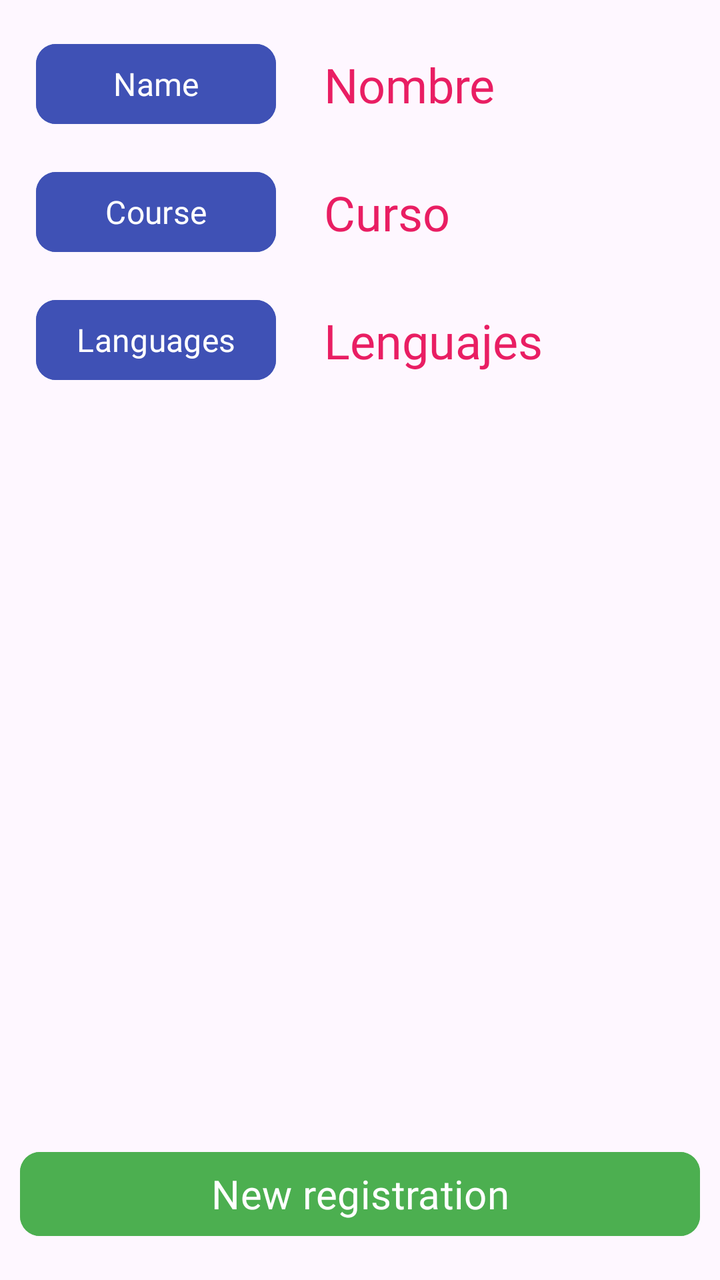
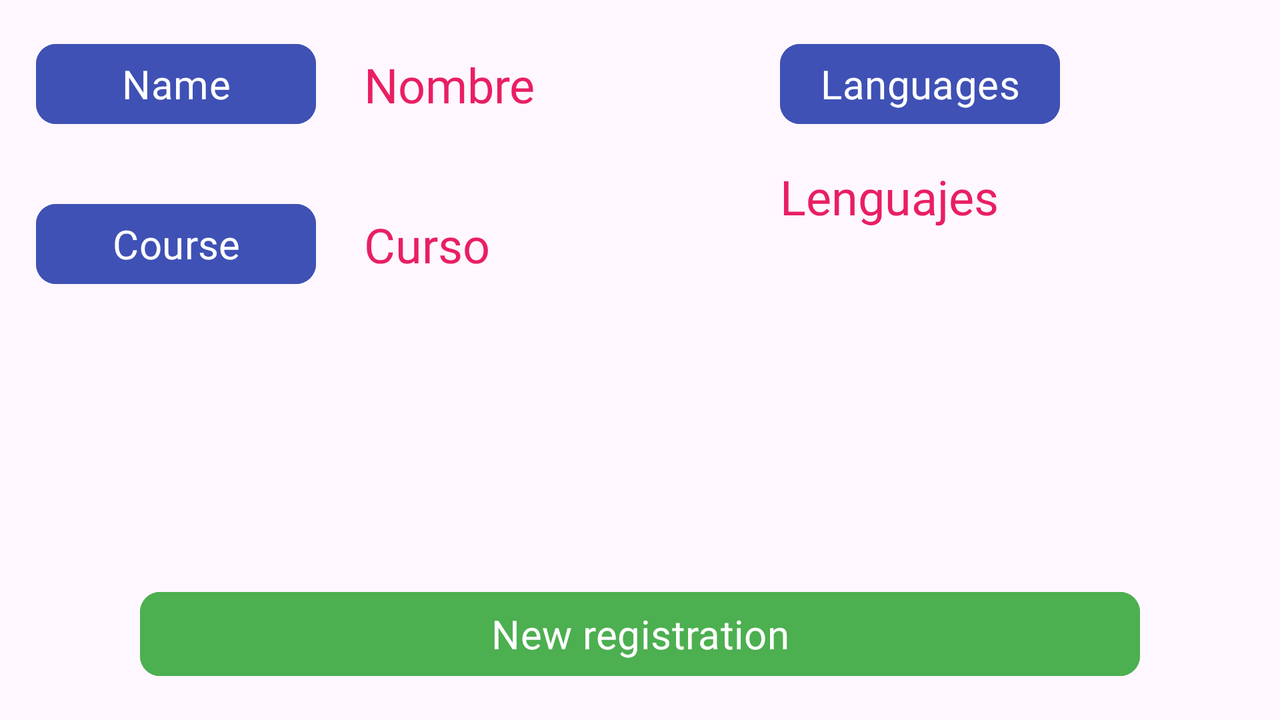

One screen, two layout resources from the same app: the default and the repository's alternative for another configuration. Each is rendered where Android would select it; the XML of both is given below.
<!-- AndroidManifest.xml: application theme Theme.FichaPersonal -->
<!-- res/layout/activity_main.xml -->
<?xml version="1.0" encoding="utf-8"?>
<androidx.constraintlayout.widget.ConstraintLayout xmlns:android="http://schemas.android.com/apk/res/android"
    xmlns:app="http://schemas.android.com/apk/res-auto"
    xmlns:tools="http://schemas.android.com/tools"
    android:layout_width="match_parent"
    android:layout_height="match_parent"
    android:padding="10dp"
    tools:context=".MainActivity">

    <Button
        android:id="@+id/btnNombre"
        android:layout_width="120dp"
        android:layout_height="wrap_content"
        android:layout_marginStart="8dp"
        android:layout_marginTop="8dp"
        android:backgroundTint="@color/botones"
        android:fontFamily="@font/nanum_gothic"
        android:padding="0dp"
        android:text="@string/btnNombre"
        android:textColor="@color/white"
        android:textSize="16sp"
        app:cornerRadius="10dp"
        app:layout_constraintStart_toStartOf="parent"
        app:layout_constraintTop_toTopOf="parent" />

    <Button
        android:id="@+id/btnCurso"
        android:layout_width="120dp"
        android:layout_height="wrap_content"
        android:layout_marginTop="16dp"
        android:backgroundTint="@color/botones"
        android:fontFamily="@font/nanum_gothic"
        android:padding="0dp"
        android:text="@string/btnCurso"
        android:textColor="@color/white"
        android:textSize="16sp"
        app:cornerRadius="10dp"
        app:layout_constraintStart_toStartOf="@+id/btnNombre"
        app:layout_constraintTop_toBottomOf="@+id/btnNombre" />

    <Button
        android:id="@+id/btnLenguajes"
        android:layout_width="120dp"
        android:layout_height="wrap_content"
        android:layout_marginTop="16dp"
        android:backgroundTint="@color/botones"
        android:fontFamily="@font/nanum_gothic"
        android:padding="0dp"
        android:text="@string/btnLenguajes"
        android:textColor="@color/white"
        android:textSize="16sp"
        app:cornerRadius="10dp"
        app:layout_constraintStart_toStartOf="@+id/btnNombre"
        app:layout_constraintTop_toBottomOf="@+id/btnCurso" />

    <TextView
        android:id="@+id/lblNombre"
        android:layout_width="wrap_content"
        android:layout_height="wrap_content"
        android:layout_marginStart="24dp"
        android:layout_marginTop="8dp"
        android:fontFamily="@font/aladin"
        android:text="Nombre"
        android:textColor="@color/valores"
        android:textSize="24sp"
        app:layout_constraintStart_toEndOf="@+id/btnNombre"
        app:layout_constraintTop_toTopOf="@+id/btnNombre" />

    <TextView
        android:id="@+id/lblCurso"
        android:layout_width="wrap_content"
        android:layout_height="wrap_content"
        android:layout_marginStart="24dp"
        android:layout_marginTop="8dp"
        android:fontFamily="@font/aladin"
        android:text="Curso"
        android:textColor="@color/valores"
        android:textSize="24sp"
        app:layout_constraintStart_toEndOf="@+id/btnCurso"
        app:layout_constraintTop_toTopOf="@+id/btnCurso" />

    <TextView
        android:id="@+id/lblLenguajes"
        android:layout_width="wrap_content"
        android:layout_height="wrap_content"
        android:layout_marginStart="24dp"
        android:layout_marginTop="8dp"
        android:fontFamily="@font/aladin"
        android:text="Lenguajes"
        android:textColor="@color/valores"
        android:textSize="24sp"
        app:layout_constraintStart_toEndOf="@+id/btnLenguajes"
        app:layout_constraintTop_toTopOf="@+id/btnLenguajes" />

    <Button
        android:id="@+id/btnNuevo"
        android:layout_width="340dp"
        android:layout_height="50dp"
        android:layout_marginBottom="8dp"
        android:backgroundTint="@color/botonNew"
        android:fontFamily="@font/nanum_gothic"
        android:text="@string/btnNuevo"
        android:textColor="@color/white"
        android:textSize="20sp"
        app:cornerRadius="10dp"
        app:layout_constraintBottom_toBottomOf="parent"
        app:layout_constraintEnd_toEndOf="parent"
        app:layout_constraintStart_toStartOf="parent" />

</androidx.constraintlayout.widget.ConstraintLayout>
<!-- resources referenced by this layout -->
<resources>
  <color name="botonNew">#4CAF50</color>
  <color name="botones">#3F51B5</color>
  <color name="valores">#E91E63</color>
  <color name="white">#FFFFFFFF</color>
  <string name="btnCurso">Course</string>
  <string name="btnLenguajes">Languages</string>
  <string name="btnNombre">Name</string>
  <string name="btnNuevo">New registration</string>
  <style name="Theme.FichaPersonal" parent="Base.Theme.FichaPersonal" />
  <style name="Base.Theme.FichaPersonal" parent="Theme.Material3.DayNight.NoActionBar">
          
          
      </style>
</resources>
<!-- res/layout-land/activity_main.xml (the repository's variant of the layout above) -->
<!-- drawn on the phone turned sideways -->
<?xml version="1.0" encoding="utf-8"?>
<androidx.constraintlayout.widget.ConstraintLayout xmlns:android="http://schemas.android.com/apk/res/android"
    xmlns:app="http://schemas.android.com/apk/res-auto"
    xmlns:tools="http://schemas.android.com/tools"
    android:layout_width="match_parent"
    android:layout_height="match_parent"
    android:padding="10dp"
    tools:context=".MainActivity">

    <Button
        android:id="@+id/btnNombre"
        android:layout_width="140dp"
        android:layout_height="wrap_content"
        android:layout_marginStart="8dp"
        android:layout_marginTop="8dp"
        android:backgroundTint="@color/botones"
        android:fontFamily="@font/nanum_gothic"
        android:padding="0dp"
        android:text="@string/btnNombre"
        android:textColor="@color/white"
        android:textSize="20sp"
        app:cornerRadius="10dp"
        app:layout_constraintStart_toStartOf="parent"
        app:layout_constraintTop_toTopOf="parent" />

    <Button
        android:id="@+id/btnCurso"
        android:layout_width="140dp"
        android:layout_height="wrap_content"
        android:layout_marginTop="32dp"
        android:backgroundTint="@color/botones"
        android:fontFamily="@font/nanum_gothic"
        android:padding="0dp"
        android:text="@string/btnCurso"
        android:textColor="@color/white"
        android:textSize="20sp"
        app:cornerRadius="10dp"
        app:layout_constraintStart_toStartOf="@+id/btnNombre"
        app:layout_constraintTop_toBottomOf="@+id/btnNombre" />

    <Button
        android:id="@+id/btnLenguajes"
        android:layout_width="140dp"
        android:layout_height="wrap_content"
        android:layout_marginTop="8dp"
        android:layout_marginEnd="100dp"
        android:backgroundTint="@color/botones"
        android:fontFamily="@font/nanum_gothic"
        android:padding="0dp"
        android:text="@string/btnLenguajes"
        android:textColor="@color/white"
        android:textSize="20sp"
        app:cornerRadius="10dp"
        app:layout_constraintEnd_toEndOf="parent"
        app:layout_constraintTop_toTopOf="parent" />

    <TextView
        android:id="@+id/lblNombre"
        android:layout_width="wrap_content"
        android:layout_height="wrap_content"
        android:layout_marginStart="24dp"
        android:layout_marginTop="8dp"
        android:fontFamily="@font/aladin"
        android:text="Nombre"
        android:textColor="@color/valores"
        android:textSize="24sp"
        app:layout_constraintStart_toEndOf="@+id/btnNombre"
        app:layout_constraintTop_toTopOf="@+id/btnNombre" />

    <TextView
        android:id="@+id/lblCurso"
        android:layout_width="wrap_content"
        android:layout_height="wrap_content"
        android:layout_marginStart="24dp"
        android:layout_marginTop="8dp"
        android:fontFamily="@font/aladin"
        android:text="Curso"
        android:textColor="@color/valores"
        android:textSize="24sp"
        app:layout_constraintStart_toEndOf="@+id/btnCurso"
        app:layout_constraintTop_toTopOf="@+id/btnCurso" />

    <TextView
        android:id="@+id/lblLenguajes"
        android:layout_width="wrap_content"
        android:layout_height="wrap_content"
        android:layout_marginTop="16dp"
        android:fontFamily="@font/aladin"
        android:text="Lenguajes"
        android:textColor="@color/valores"
        android:textSize="24sp"
        app:layout_constraintStart_toStartOf="@+id/btnLenguajes"
        app:layout_constraintTop_toBottomOf="@+id/btnLenguajes" />

    <Button
        android:id="@+id/btnNuevo"
        android:layout_width="500dp"
        android:layout_height="50dp"
        android:layout_marginBottom="8dp"
        android:backgroundTint="@color/botonNew"
        android:fontFamily="@font/nanum_gothic"
        android:text="@string/btnNuevo"
        android:textColor="@color/white"
        android:textSize="20sp"
        app:cornerRadius="10dp"
        app:layout_constraintBottom_toBottomOf="parent"
        app:layout_constraintEnd_toEndOf="parent"
        app:layout_constraintStart_toStartOf="parent" />

</androidx.constraintlayout.widget.ConstraintLayout>
